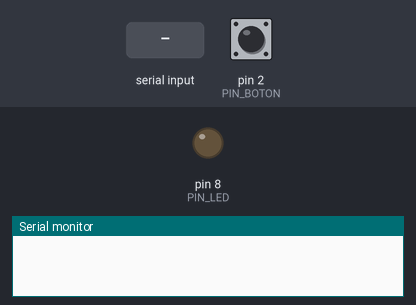
This sketch was run on a simulated Arduino Uno, built with avr-gcc and run on an emulated ATmega328P. Shown: output pins drawn as LEDs (lit = HIGH), the last lines printed to the serial monitor. Dashed ring = blinking. The test bench sets the inputs (shaded band); at power-on: pin 2 (PIN_BOTON) HIGH. Random numbers use the default seed unless the sketch sets one.

Above: at 1.2 s.
1.3 s: "P" received over Serial
At 1.5 s:
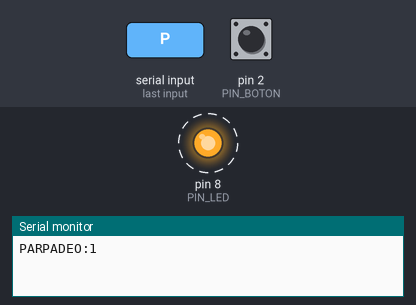
4.3 s: pin 2 (PIN_BOTON) pulled LOW for 0.15 s
5.9 s: "p" received over Serial
At 8.7 s:
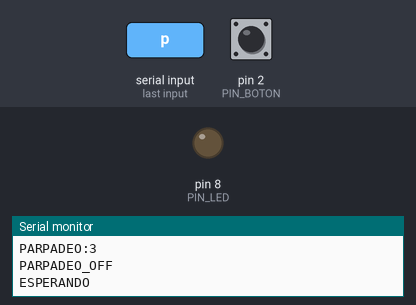
8.9 s: pin 2 (PIN_BOTON) pulled LOW for 1 s
14.4 s: pin 2 (PIN_BOTON) pulled LOW for 3.2 s
Timing chart, 0 to 17.4 s (numbered marks = the images above; inputs shaded):
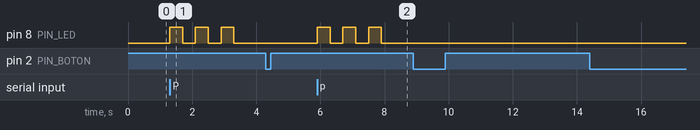

The sketch:

arduino.ino
```cpp
const int PIN_LED = 8;
const int PIN_BOTON = 2;

void setup() {
  Serial.begin(9600);
  pinMode(PIN_LED, OUTPUT);
  pinMode(PIN_BOTON, INPUT_PULLUP);
  digitalWrite(PIN_LED, LOW);
  randomSeed(analogRead(A0));
}

void loop() {
  if (Serial.available() > 0) {
    char c = Serial.read();
    if (c == 'P' || c == 'p') {
      parpadearLargada();
      jugarUnaRonda();
    } else if (c == 'S' || c == 's') {
      jugarUnaRonda();
    }
  }
}

void parpadearLargada() {
  for (int i = 1; i <= 3; i++) {
    digitalWrite(PIN_LED, HIGH);
    Serial.print("PARPADEO:");
    Serial.println(i);
    delay(400);
    digitalWrite(PIN_LED, LOW);
    Serial.println("PARPADEO_OFF");
    delay(400);
  }
}

void jugarUnaRonda() {
  digitalWrite(PIN_LED, LOW);
  Serial.println("ESPERANDO");

  long espera = random(1500, 4000);
  unsigned long inicioEspera = millis();

  while (millis() - inicioEspera < espera) {
    if (digitalRead(PIN_BOTON) == LOW) {
      Serial.println("FALSA");
      while (digitalRead(PIN_BOTON) == LOW) {}
      delay(50);
      return;
    }
  }

  digitalWrite(PIN_LED, HIGH);
  Serial.println("LED_ON");
  unsigned long tiempoInicio = millis();

  while (digitalRead(PIN_BOTON) == HIGH) {}

  unsigned long ms = millis() - tiempoInicio;
  digitalWrite(PIN_LED, LOW);

  Serial.print("TIEMPO:");
  Serial.println(ms);

  while (digitalRead(PIN_BOTON) == LOW) {}
  delay(50);
}
```

Measured:
- after the input at 1.3 s, pin 8 (PIN_LED): alternates HIGH for 0.40 s and LOW for 0.40 s, 6 changes in all, then stays LOW, starting at once
- after the input at 5.9 s, pin 8 (PIN_LED): alternates HIGH for 0.40 s and LOW for 0.40 s, 6 changes in all, then stays LOW, starting at once
- after the input at 14.4 s, every drawn part: stays the same
